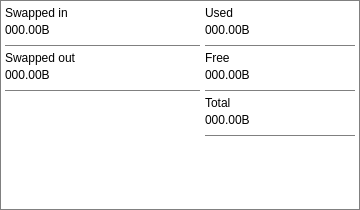
     <widget class="QFrame" name="swapexdt">
      <property name="geometry">
       <rect>
        <x>580</x>
        <y>240</y>
        <width>360</width>
        <height>210</height>
       </rect>
      </property>
      <property name="sizePolicy">
       <sizepolicy hsizetype="Fixed" vsizetype="Fixed">
        <horstretch>0</horstretch>
        <verstretch>0</verstretch>
       </sizepolicy>
      </property>
      <property name="minimumSize">
       <size>
        <width>360</width>
        <height>210</height>
       </size>
      </property>
      <property name="maximumSize">
       <size>
        <width>360</width>
        <height>210</height>
       </size>
      </property>
      <property name="styleSheet">
       <string notr="true">background: transparent; border: 1px solid #808080;</string>
      </property>
      <property name="frameShape">
       <enum>QFrame::StyledPanel</enum>
      </property>
      <property name="frameShadow">
       <enum>QFrame::Raised</enum>
      </property>
      <widget class="QLabel" name="swapsonm">
       <property name="geometry">
        <rect>
         <x>5</x>
         <y>65</y>
         <width>195</width>
         <height>20</height>
        </rect>
       </property>
       <property name="sizePolicy">
        <sizepolicy hsizetype="Fixed" vsizetype="Fixed">
         <horstretch>0</horstretch>
         <verstretch>0</verstretch>
        </sizepolicy>
       </property>
       <property name="minimumSize">
        <size>
         <width>195</width>
         <height>20</height>
        </size>
       </property>
       <property name="maximumSize">
        <size>
         <width>195</width>
         <height>20</height>
        </size>
       </property>
       <property name="styleSheet">
        <string notr="true">font: 13pt &quot;Barlow&quot;; border: none;</string>
       </property>
       <property name="text">
        <string>000.00B</string>
       </property>
      </widget>
      <widget class="Line" name="swapexl2">
       <property name="geometry">
        <rect>
         <x>5</x>
         <y>90</y>
         <width>195</width>
         <height>1</height>
        </rect>
       </property>
       <property name="sizePolicy">
        <sizepolicy hsizetype="Fixed" vsizetype="Fixed">
         <horstretch>0</horstretch>
         <verstretch>0</verstretch>
        </sizepolicy>
       </property>
       <property name="minimumSize">
        <size>
         <width>195</width>
         <height>1</height>
        </size>
       </property>
       <property name="maximumSize">
        <size>
         <width>195</width>
         <height>1</height>
        </size>
       </property>
       <property name="orientation">
        <enum>Qt::Horizontal</enum>
       </property>
      </widget>
      <widget class="QLabel" name="swapsinm">
       <property name="geometry">
        <rect>
         <x>5</x>
         <y>20</y>
         <width>195</width>
         <height>20</height>
        </rect>
       </property>
       <property name="sizePolicy">
        <sizepolicy hsizetype="Fixed" vsizetype="Fixed">
         <horstretch>0</horstretch>
         <verstretch>0</verstretch>
        </sizepolicy>
       </property>
       <property name="minimumSize">
        <size>
         <width>195</width>
         <height>20</height>
        </size>
       </property>
       <property name="maximumSize">
        <size>
         <width>195</width>
         <height>20</height>
        </size>
       </property>
       <property name="styleSheet">
        <string notr="true">font: 13pt &quot;Barlow&quot;; border: none;</string>
       </property>
       <property name="text">
        <string>000.00B</string>
       </property>
      </widget>
      <widget class="Line" name="swapexl1">
       <property name="geometry">
        <rect>
         <x>5</x>
         <y>45</y>
         <width>195</width>
         <height>1</height>
        </rect>
       </property>
       <property name="sizePolicy">
        <sizepolicy hsizetype="Fixed" vsizetype="Fixed">
         <horstretch>0</horstretch>
         <verstretch>0</verstretch>
        </sizepolicy>
       </property>
       <property name="minimumSize">
        <size>
         <width>195</width>
         <height>1</height>
        </size>
       </property>
       <property name="maximumSize">
        <size>
         <width>195</width>
         <height>1</height>
        </size>
       </property>
       <property name="orientation">
        <enum>Qt::Horizontal</enum>
       </property>
      </widget>
      <widget class="QLabel" name="swapsolb">
       <property name="geometry">
        <rect>
         <x>5</x>
         <y>50</y>
         <width>195</width>
         <height>15</height>
        </rect>
       </property>
       <property name="sizePolicy">
        <sizepolicy hsizetype="Fixed" vsizetype="Fixed">
         <horstretch>0</horstretch>
         <verstretch>0</verstretch>
        </sizepolicy>
       </property>
       <property name="minimumSize">
        <size>
         <width>195</width>
         <height>15</height>
        </size>
       </property>
       <property name="maximumSize">
        <size>
         <width>195</width>
         <height>15</height>
        </size>
       </property>
       <property name="styleSheet">
        <string notr="true">font: 10pt &quot;Inter&quot;; border: none;</string>
       </property>
       <property name="text">
        <string>Swapped out</string>
       </property>
      </widget>
      <widget class="QLabel" name="swapsilb">
       <property name="geometry">
        <rect>
         <x>5</x>
         <y>5</y>
         <width>195</width>
         <height>15</height>
        </rect>
       </property>
       <property name="sizePolicy">
        <sizepolicy hsizetype="Fixed" vsizetype="Fixed">
         <horstretch>0</horstretch>
         <verstretch>0</verstretch>
        </sizepolicy>
       </property>
       <property name="minimumSize">
        <size>
         <width>195</width>
         <height>15</height>
        </size>
       </property>
       <property name="maximumSize">
        <size>
         <width>195</width>
         <height>15</height>
        </size>
       </property>
       <property name="styleSheet">
        <string notr="true">font: 10pt &quot;Inter&quot;; border: none;</string>
       </property>
       <property name="text">
        <string>Swapped in</string>
       </property>
      </widget>
      <widget class="QLabel" name="swapttlb">
       <property name="geometry">
        <rect>
         <x>205</x>
         <y>95</y>
         <width>150</width>
         <height>15</height>
        </rect>
       </property>
       <property name="sizePolicy">
        <sizepolicy hsizetype="Fixed" vsizetype="Fixed">
         <horstretch>0</horstretch>
         <verstretch>0</verstretch>
        </sizepolicy>
       </property>
       <property name="minimumSize">
        <size>
         <width>150</width>
         <height>15</height>
        </size>
       </property>
       <property name="maximumSize">
        <size>
         <width>150</width>
         <height>15</height>
        </size>
       </property>
       <property name="styleSheet">
        <string notr="true">font: 10pt &quot;Inter&quot;; border: none;</string>
       </property>
       <property name="text">
        <string>Total</string>
       </property>
      </widget>
      <widget class="Line" name="swapexl4">
       <property name="geometry">
        <rect>
         <x>205</x>
         <y>90</y>
         <width>150</width>
         <height>1</height>
        </rect>
       </property>
       <property name="sizePolicy">
        <sizepolicy hsizetype="Fixed" vsizetype="Fixed">
         <horstretch>0</horstretch>
         <verstretch>0</verstretch>
        </sizepolicy>
       </property>
       <property name="minimumSize">
        <size>
         <width>150</width>
         <height>1</height>
        </size>
       </property>
       <property name="maximumSize">
        <size>
         <width>150</width>
         <height>1</height>
        </size>
       </property>
       <property name="orientation">
        <enum>Qt::Horizontal</enum>
       </property>
      </widget>
      <widget class="QLabel" name="swapfrlb">
       <property name="geometry">
        <rect>
         <x>205</x>
         <y>50</y>
         <width>150</width>
         <height>15</height>
        </rect>
       </property>
       <property name="sizePolicy">
        <sizepolicy hsizetype="Fixed" vsizetype="Fixed">
         <horstretch>0</horstretch>
         <verstretch>0</verstretch>
        </sizepolicy>
       </property>
       <property name="minimumSize">
        <size>
         <width>150</width>
         <height>15</height>
        </size>
       </property>
       <property name="maximumSize">
        <size>
         <width>150</width>
         <height>15</height>
        </size>
       </property>
       <property name="styleSheet">
        <string notr="true">font: 10pt &quot;Inter&quot;; border: none;</string>
       </property>
       <property name="text">
        <string>Free</string>
       </property>
      </widget>
      <widget class="Line" name="swapexl5">
       <property name="geometry">
        <rect>
         <x>205</x>
         <y>135</y>
         <width>150</width>
         <height>1</height>
        </rect>
       </property>
       <property name="sizePolicy">
        <sizepolicy hsizetype="Fixed" vsizetype="Fixed">
         <horstretch>0</horstretch>
         <verstretch>0</verstretch>
        </sizepolicy>
       </property>
       <property name="minimumSize">
        <size>
         <width>150</width>
         <height>1</height>
        </size>
       </property>
       <property name="maximumSize">
        <size>
         <width>150</width>
         <height>1</height>
        </size>
       </property>
       <property name="orientation">
        <enum>Qt::Horizontal</enum>
       </property>
      </widget>
      <widget class="QLabel" name="swapttnm">
       <property name="geometry">
        <rect>
         <x>205</x>
         <y>110</y>
         <width>150</width>
         <height>20</height>
        </rect>
       </property>
       <property name="sizePolicy">
        <sizepolicy hsizetype="Fixed" vsizetype="Fixed">
         <horstretch>0</horstretch>
         <verstretch>0</verstretch>
        </sizepolicy>
       </property>
       <property name="minimumSize">
        <size>
         <width>150</width>
         <height>20</height>
        </size>
       </property>
       <property name="maximumSize">
        <size>
         <width>150</width>
         <height>20</height>
        </size>
       </property>
       <property name="styleSheet">
        <string notr="true">font: 13pt &quot;Barlow&quot;; border: none;</string>
       </property>
       <property name="text">
        <string>000.00B</string>
       </property>
      </widget>
      <widget class="QLabel" name="swapusnm">
       <property name="geometry">
        <rect>
         <x>205</x>
         <y>20</y>
         <width>150</width>
         <height>20</height>
        </rect>
       </property>
       <property name="sizePolicy">
        <sizepolicy hsizetype="Fixed" vsizetype="Fixed">
         <horstretch>0</horstretch>
         <verstretch>0</verstretch>
        </sizepolicy>
       </property>
       <property name="minimumSize">
        <size>
         <width>150</width>
         <height>20</height>
        </size>
       </property>
       <property name="maximumSize">
        <size>
         <width>150</width>
         <height>20</height>
        </size>
       </property>
       <property name="styleSheet">
        <string notr="true">font: 13pt &quot;Barlow&quot;; border: none;</string>
       </property>
       <property name="text">
        <string>000.00B</string>
       </property>
      </widget>
      <widget class="QLabel" name="swapuslb">
       <property name="geometry">
        <rect>
         <x>205</x>
         <y>5</y>
         <width>150</width>
         <height>15</height>
        </rect>
       </property>
       <property name="sizePolicy">
        <sizepolicy hsizetype="Fixed" vsizetype="Fixed">
         <horstretch>0</horstretch>
         <verstretch>0</verstretch>
        </sizepolicy>
       </property>
       <property name="minimumSize">
        <size>
         <width>150</width>
         <height>15</height>
        </size>
       </property>
       <property name="maximumSize">
        <size>
         <width>150</width>
         <height>15</height>
        </size>
       </property>
       <property name="styleSheet">
        <string notr="true">font: 10pt &quot;Inter&quot;; border: none;</string>
       </property>
       <property name="text">
        <string>Used</string>
       </property>
      </widget>
      <widget class="QLabel" name="swapfrnm">
       <property name="geometry">
        <rect>
         <x>205</x>
         <y>65</y>
         <width>150</width>
         <height>20</height>
        </rect>
       </property>
       <property name="sizePolicy">
        <sizepolicy hsizetype="Fixed" vsizetype="Fixed">
         <horstretch>0</horstretch>
         <verstretch>0</verstretch>
        </sizepolicy>
       </property>
       <property name="minimumSize">
        <size>
         <width>150</width>
         <height>20</height>
        </size>
       </property>
       <property name="maximumSize">
        <size>
         <width>150</width>
         <height>20</height>
        </size>
       </property>
       <property name="styleSheet">
        <string notr="true">font: 13pt &quot;Barlow&quot;; border: none;</string>
       </property>
       <property name="text">
        <string>000.00B</string>
       </property>
      </widget>
      <widget class="Line" name="swapexl3">
       <property name="geometry">
        <rect>
         <x>205</x>
         <y>45</y>
         <width>150</width>
         <height>1</height>
        </rect>
       </property>
       <property name="sizePolicy">
        <sizepolicy hsizetype="Fixed" vsizetype="Fixed">
         <horstretch>0</horstretch>
         <verstretch>0</verstretch>
        </sizepolicy>
       </property>
       <property name="minimumSize">
        <size>
         <width>150</width>
         <height>1</height>
        </size>
       </property>
       <property name="maximumSize">
        <size>
         <width>150</width>
         <height>1</height>
        </size>
       </property>
       <property name="orientation">
        <enum>Qt::Horizontal</enum>
       </property>
      </widget>
     </widget>
